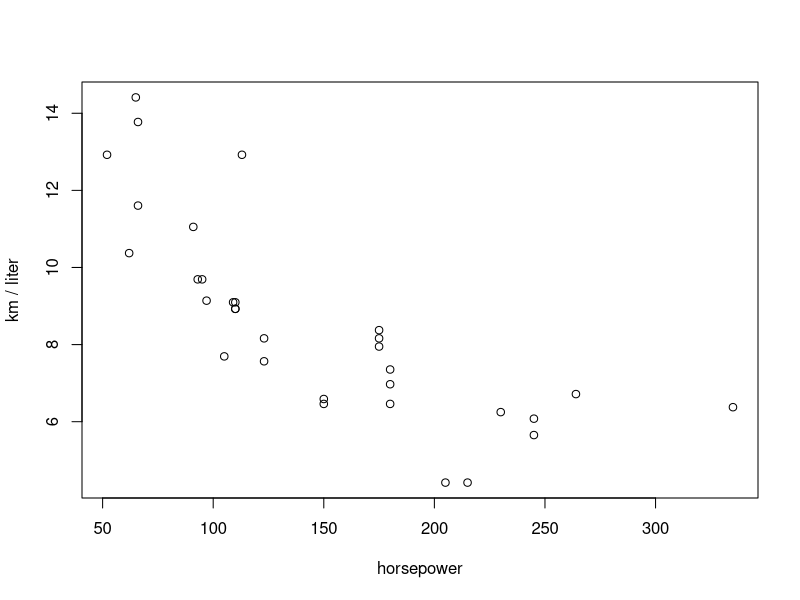
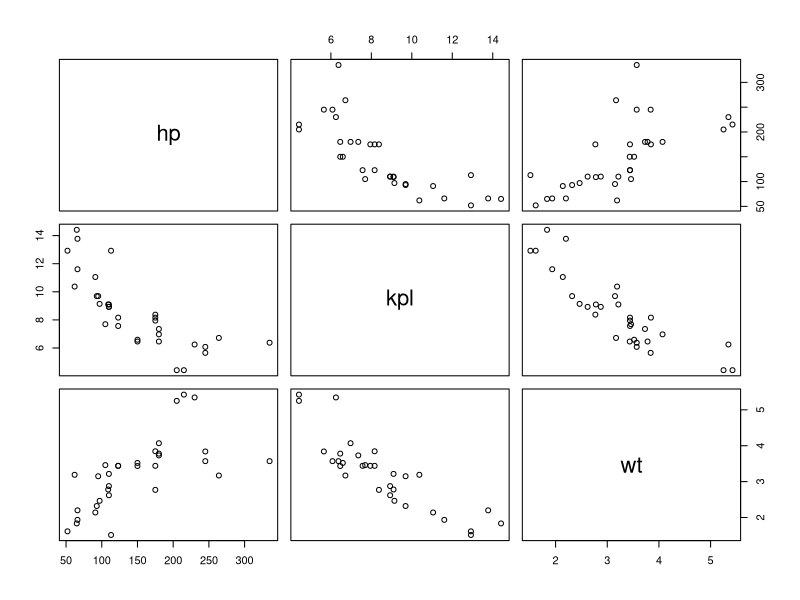
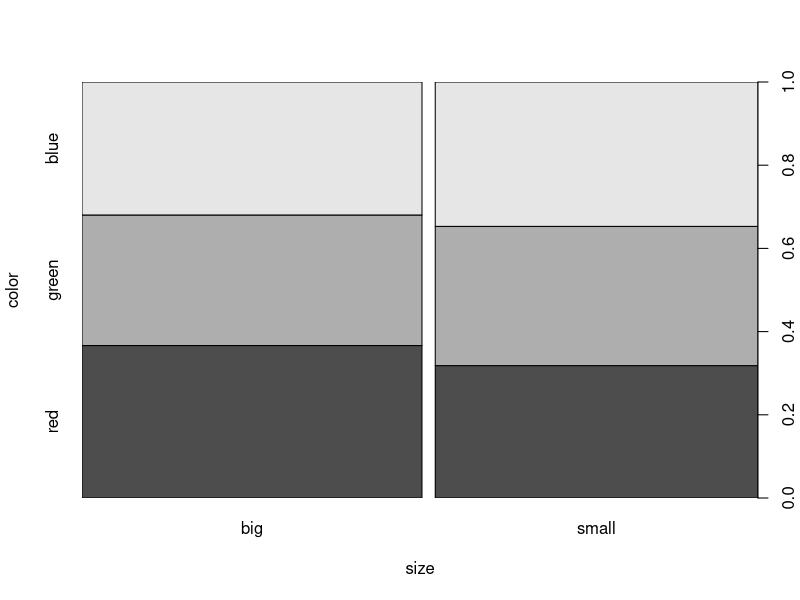
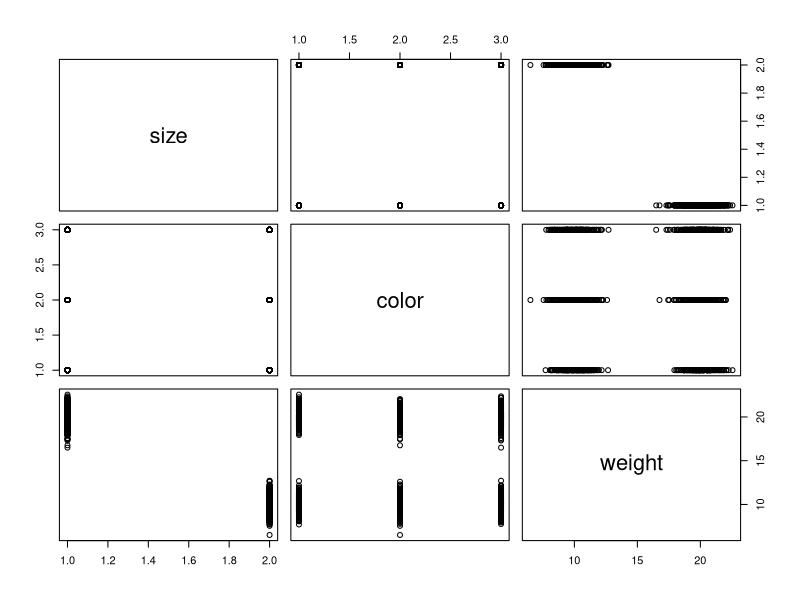

Write the R code that produced these figures, in order.
# В этом блоке напишите один скрипт (не функцию) task.R,
# со следующими действиями:
# mtcars — это встроенный в R дата фрейм с информацией о моделях машин.
# Выведите его содержимое на экран, скопируйте в переменную cars

print(mtcars)
cars = mtcars


# Добавьте в него (в переменную cars) столбец kpl (километров в литре),
# используйте для вычисления столбец mpg (миль в галлоне)

cars$kpl = 0.4251 * cars$mpg


# Отберите все машины с лошадиной силой (столбец hp) более 200.
print(cars[cars$hp > 200, ])


# Выведите график с зависимостью hp (лошадиных сил) от kpl (км в литре).
# Это график из нескольких точек в осях hp и kpl. 
# Установите содержательные подписи к осям.

plot(cars$hp, cars$kpl, xlab = "horsepower", ylab = "km / liter")


# Создайте копию дата фрейма cars, в котором оставлены только столбцы hp,
# kpl и wt (вес в тысячах тоннах, используйте для этого исходный столбец wt, 
# который содержит вес в тысячах фунтов).

cars_copy = cars[c("hp", "kpl", "wt")] 


# Передайте эту копию в качестве единственного аргумента функции plot.

plot(cars_copy)


# Что вы видите на построенном графике?

# Чем больше лошадиных сил, тем меньше километров на литр проезжает машина.
# Чем больше вес, тем меньше километров на литр проезжает машина.
# Чем больше вес, тем больше лошадиных сил.

#-------------------------------------------------------------------------------------------

# Создайте новый дата фрейм про шарики. У него должно быть два столбца size и color. 
# Первый — это фактор с уровнями "big", "small", 
# второй — фактор с уровнями "red", "green", "blue". 
# Заполните фрейм тысячей случайных значений. 


balls = data.frame(
  size=factor(sample(c("big", "small"), 1000, replace = T)),
  color=factor(sample(c("red", "green", "blue"), 1000, replace = T)))


# Сколько в нем больших зеленых шариков? 

print(sum(balls$size == 'big' & balls$color=="green"))


# Примените к полученному дата фрейму функцию table, функцию summary, функцию plot.

table(balls)
summary(balls)
plot(balls)


# Добавьте столбик weight (вес), это должны быть нормально распределенные случайные числа, 
# причем при генерации чисел используйте разные мат. ожидания для шариков разных размеров. 

balls$weight = rnorm(1000,c(20,10)[balls$size])


# Снова вызовите функции table, summary, plot для полученного фрейма. 

table(balls)
summary(balls)
plot(balls)


# Что они показывают?

# table   : 
#      table uses the cross-classifying factors 
#      to build a contingency table of the counts 
#      at each combination of factor levels.
 
# summary :
#      summary is a generic function used 
#      to produce result summaries of the results 
#      of various model fitting functions.

# plot    :
#      plotting of R objects.
